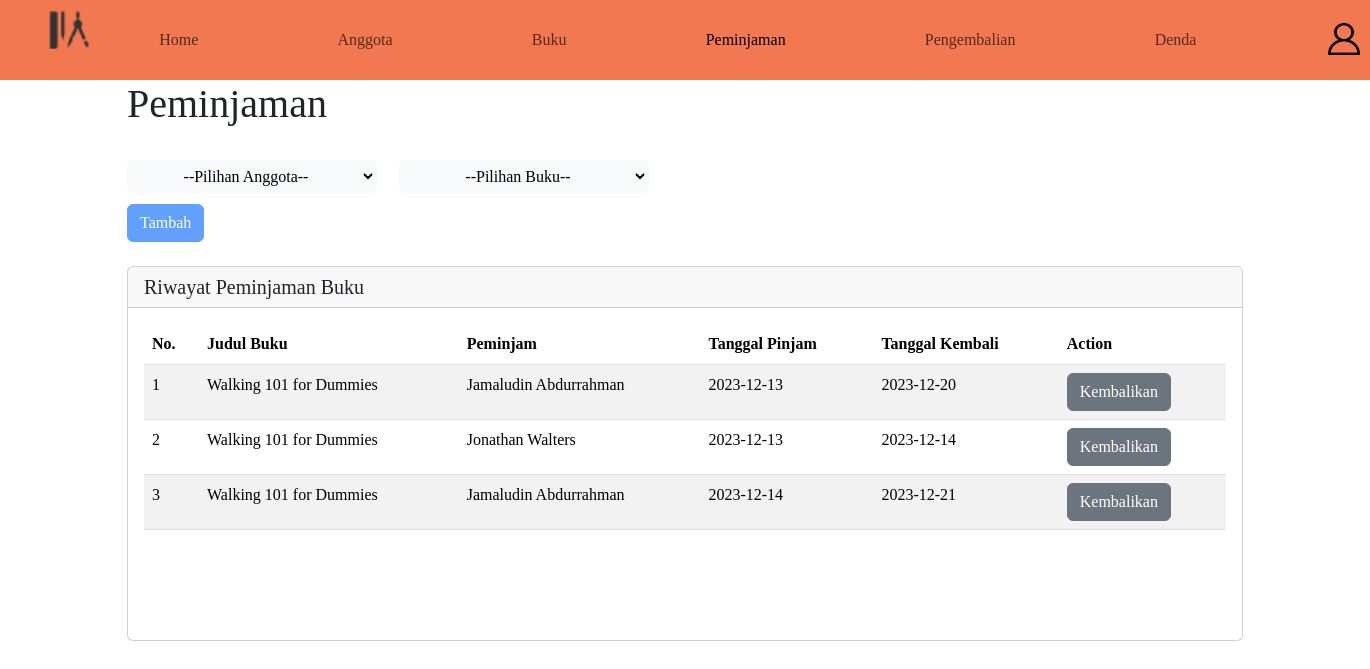
Screenshot of /peminjaman.php with the database file from the repository.
### tables this page shows
CREATE TABLE `peminjaman` (
  `id_peminjaman` int(11) NOT NULL,
  `id_buku` int(11) NOT NULL,
  `id_anggota` int(11) NOT NULL,
  `tgl_pinjam` date NOT NULL DEFAULT current_timestamp(),
  `tgl_kembali` date NOT NULL
);

CREATE TABLE `buku` (
  `id_buku` int(11) NOT NULL,
  `judul` varchar(200) NOT NULL,
  `pengarang` varchar(200) NOT NULL,
  `penerbit` text NOT NULL,
  `isbn` bigint(20) NOT NULL,
  `tahun` int(4) NOT NULL,
  `stok` int(11) NOT NULL
);

CREATE TABLE `anggota` (
  `id_anggota` int(11) NOT NULL,
  `nama` varchar(200) NOT NULL,
  `tgl_daftar` date NOT NULL DEFAULT current_timestamp(),
  `status_aktif` tinyint(1) NOT NULL
);

### Model/m_pinjam.php (called while the page is built, shortened)
<?php
class m_pinjam
{
    public function getBorrow()
    {
        $db = new Database();
        $mysqli = $db->getConnection();
        $rs = $mysqli->query("SELECT peminjaman.id_peminjaman, buku.judul, anggota.nama, peminjaman.tgl_pinjam, peminjaman.tgl_kembali
        FROM peminjaman
        JOIN anggota ON anggota.id_anggota = peminjaman.id_anggota
        JOIN buku ON buku.id_buku = peminjaman.id_buku
        ORDER BY peminjaman.id_peminjaman ASC");
        $rows = array();
        while ($row = $rs->fetch_assoc()) {
            $rows[] = $row;
        }
        $this->results = $rows;
        return $this->results;
    }
}

### Controller/PinjamController.php (called while the page is built, shortened)
<?php
class PinjamController {
    public function dropDownMember() {
        include_once 'Model/m_pinjam.php';
        include 'View/anggotaDrop.php';
    }
    public function dropDownBook() {
        include_once 'Model/m_pinjam.php';
        include 'View/pinjamDrop.php';
    }
    public function tableView() {
        include_once 'Model/m_pinjam.php';
        $this->model = new m_pinjam();
        $borrow = $this->model->getBorrow();
        include 'View/pinjamTabel.php';
    }
}

### View/PinjamTabel.php (the view, shortened to what this page needs)
<?php
foreach ($borrow as $borrow) {
        echo "<tr>",
        "<td>$borrow[id_peminjaman]</td>",
        "<td>$borrow[judul]</td>",
        "<td>$borrow[nama]</td>",
        "<td>$borrow[tgl_pinjam]</td>",
        "<td>$borrow[tgl_kembali]</td>",
        '<td><a class="btn btn-secondary" href="pengembalian.php?id='. "$borrow[id_peminjaman]" .'">Kembalikan</a></td>';
}
echo "</tbody>";
echo "</table>";

### layouts/navbar.php (style rules this page uses)
* { font-family: Garamond, serif; }

### rows the page displays
peminjaman: id_peminjaman "1", id_buku.judul "Walking 101 for Dummies", id_anggota.nama "Jamaludin Abdurrahman", tgl_pinjam "2023-12-13", tgl_kembali "2023-12-20"
peminjaman: id_peminjaman "2", id_buku.judul "Walking 101 for Dummies", id_anggota.nama "Jonathan Walters", tgl_pinjam "2023-12-13", tgl_kembali "2023-12-14"
peminjaman: id_peminjaman "3", id_buku.judul "Walking 101 for Dummies", id_anggota.nama "Jamaludin Abdurrahman", tgl_pinjam "2023-12-14", tgl_kembali "2023-12-21"
